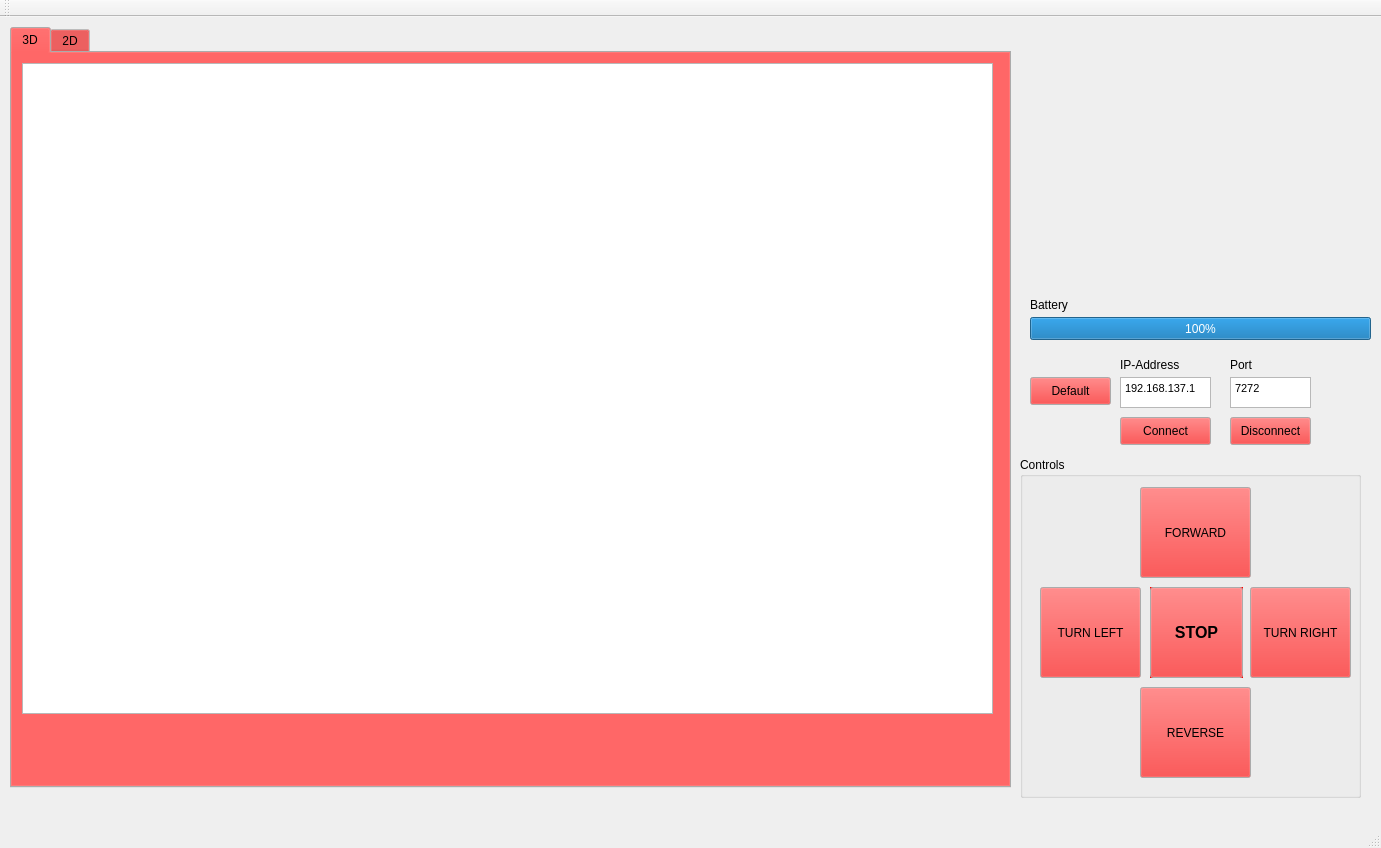
<?xml version="1.0" encoding="UTF-8"?>
<ui version="4.0">
 <class>QTClientApplicationClass</class>
 <widget class="QMainWindow" name="QTClientApplicationClass">
  <property name="geometry">
   <rect>
    <x>0</x>
    <y>0</y>
    <width>1381</width>
    <height>848</height>
   </rect>
  </property>
  <property name="palette">
   <palette>
    <active>
     <colorrole role="Button">
      <brush brushstyle="SolidPattern">
       <color alpha="255">
        <red>255</red>
        <green>0</green>
        <blue>0</blue>
       </color>
      </brush>
     </colorrole>
    </active>
    <inactive>
     <colorrole role="Button">
      <brush brushstyle="SolidPattern">
       <color alpha="255">
        <red>255</red>
        <green>0</green>
        <blue>0</blue>
       </color>
      </brush>
     </colorrole>
    </inactive>
    <disabled>
     <colorrole role="Button">
      <brush brushstyle="SolidPattern">
       <color alpha="255">
        <red>255</red>
        <green>0</green>
        <blue>0</blue>
       </color>
      </brush>
     </colorrole>
    </disabled>
   </palette>
  </property>
  <property name="windowTitle">
   <string>QTClientApplication</string>
  </property>
  <property name="autoFillBackground">
   <bool>false</bool>
  </property>
  <widget class="QWidget" name="centralWidget">
   <widget class="QPushButton" name="disconnectButton">
    <property name="geometry">
     <rect>
      <x>1230</x>
      <y>400</y>
      <width>81</width>
      <height>28</height>
     </rect>
    </property>
    <property name="text">
     <string>Disconnect</string>
    </property>
   </widget>
   <widget class="QPushButton" name="connectButton">
    <property name="geometry">
     <rect>
      <x>1120</x>
      <y>400</y>
      <width>91</width>
      <height>28</height>
     </rect>
    </property>
    <property name="text">
     <string>Connect</string>
    </property>
   </widget>
   <widget class="QTextEdit" name="ipBox">
    <property name="geometry">
     <rect>
      <x>1120</x>
      <y>360</y>
      <width>91</width>
      <height>31</height>
     </rect>
    </property>
    <property name="whatsThis">
     <string/>
    </property>
    <property name="documentTitle">
     <string/>
    </property>
    <property name="readOnly">
     <bool>false</bool>
    </property>
    <property name="html">
     <string>&lt;!DOCTYPE HTML PUBLIC &quot;-//W3C//DTD HTML 4.0//EN&quot; &quot;http://www.w3.org/TR/REC-html40/strict.dtd&quot;&gt;
&lt;html&gt;&lt;head&gt;&lt;meta name=&quot;qrichtext&quot; content=&quot;1&quot; /&gt;&lt;style type=&quot;text/css&quot;&gt;
p, li { white-space: pre-wrap; }
&lt;/style&gt;&lt;/head&gt;&lt;body style=&quot; font-family:'MS Shell Dlg 2'; font-size:7.8pt; font-weight:400; font-style:normal;&quot;&gt;
&lt;p style=&quot; margin-top:0px; margin-bottom:0px; margin-left:0px; margin-right:0px; -qt-block-indent:0; text-indent:0px;&quot;&gt;&lt;span style=&quot; font-size:8pt;&quot;&gt;192.168.137.1&lt;/span&gt;&lt;/p&gt;&lt;/body&gt;&lt;/html&gt;</string>
    </property>
    <property name="placeholderText">
     <string>192.168.137.1</string>
    </property>
   </widget>
   <widget class="QLabel" name="label">
    <property name="geometry">
     <rect>
      <x>1120</x>
      <y>340</y>
      <width>101</width>
      <height>16</height>
     </rect>
    </property>
    <property name="text">
     <string>IP-Address</string>
    </property>
   </widget>
   <widget class="QTextEdit" name="portBox">
    <property name="geometry">
     <rect>
      <x>1230</x>
      <y>360</y>
      <width>81</width>
      <height>31</height>
     </rect>
    </property>
    <property name="html">
     <string>&lt;!DOCTYPE HTML PUBLIC &quot;-//W3C//DTD HTML 4.0//EN&quot; &quot;http://www.w3.org/TR/REC-html40/strict.dtd&quot;&gt;
&lt;html&gt;&lt;head&gt;&lt;meta name=&quot;qrichtext&quot; content=&quot;1&quot; /&gt;&lt;style type=&quot;text/css&quot;&gt;
p, li { white-space: pre-wrap; }
&lt;/style&gt;&lt;/head&gt;&lt;body style=&quot; font-family:'MS Shell Dlg 2'; font-size:7.8pt; font-weight:400; font-style:normal;&quot;&gt;
&lt;p style=&quot; margin-top:0px; margin-bottom:0px; margin-left:0px; margin-right:0px; -qt-block-indent:0; text-indent:0px;&quot;&gt;&lt;span style=&quot; font-size:8pt;&quot;&gt;7272&lt;/span&gt;&lt;/p&gt;&lt;/body&gt;&lt;/html&gt;</string>
    </property>
    <property name="placeholderText">
     <string>7272</string>
    </property>
   </widget>
   <widget class="QLabel" name="label_2">
    <property name="geometry">
     <rect>
      <x>1230</x>
      <y>340</y>
      <width>91</width>
      <height>16</height>
     </rect>
    </property>
    <property name="text">
     <string>Port</string>
    </property>
   </widget>
   <widget class="QTabWidget" name="tabWidget">
    <property name="geometry">
     <rect>
      <x>10</x>
      <y>10</y>
      <width>1001</width>
      <height>761</height>
     </rect>
    </property>
    <property name="currentIndex">
     <number>0</number>
    </property>
    <widget class="QWidget" name="tab">
     <attribute name="title">
      <string>3D</string>
     </attribute>
     <widget class="QGraphicsView" name="graphicsView_3">
      <property name="geometry">
       <rect>
        <x>10</x>
        <y>10</y>
        <width>971</width>
        <height>651</height>
       </rect>
      </property>
     </widget>
    </widget>
    <widget class="QWidget" name="tab_2">
     <attribute name="title">
      <string>2D</string>
     </attribute>
     <widget class="QGraphicsView" name="graphicsView">
      <property name="geometry">
       <rect>
        <x>10</x>
        <y>10</y>
        <width>471</width>
        <height>371</height>
       </rect>
      </property>
     </widget>
     <widget class="QGraphicsView" name="graphicsView_2">
      <property name="geometry">
       <rect>
        <x>490</x>
        <y>10</y>
        <width>491</width>
        <height>371</height>
       </rect>
      </property>
     </widget>
     <widget class="QGroupBox" name="groupBox">
      <property name="geometry">
       <rect>
        <x>10</x>
        <y>400</y>
        <width>961</width>
        <height>81</height>
       </rect>
      </property>
      <property name="title">
       <string> Front Camera Sliders</string>
      </property>
      <widget class="QSlider" name="horizontalSlider">
       <property name="geometry">
        <rect>
         <x>10</x>
         <y>30</y>
         <width>451</width>
         <height>19</height>
        </rect>
       </property>
       <property name="value">
        <number>49</number>
       </property>
       <property name="orientation">
        <enum>Qt::Horizontal</enum>
       </property>
      </widget>
      <widget class="QSlider" name="horizontalSlider_2">
       <property name="geometry">
        <rect>
         <x>490</x>
         <y>30</y>
         <width>451</width>
         <height>19</height>
        </rect>
       </property>
       <property name="value">
        <number>49</number>
       </property>
       <property name="sliderPosition">
        <number>49</number>
       </property>
       <property name="orientation">
        <enum>Qt::Horizontal</enum>
       </property>
      </widget>
     </widget>
    </widget>
   </widget>
   <widget class="QLCDNumber" name="lcdNumber">
    <property name="geometry">
     <rect>
      <x>-230</x>
      <y>700</y>
      <width>64</width>
      <height>23</height>
     </rect>
    </property>
   </widget>
   <widget class="QProgressBar" name="batteryBar">
    <property name="geometry">
     <rect>
      <x>1030</x>
      <y>300</y>
      <width>341</width>
      <height>23</height>
     </rect>
    </property>
    <property name="value">
     <number>100</number>
    </property>
   </widget>
   <widget class="QLabel" name="label_3">
    <property name="geometry">
     <rect>
      <x>1030</x>
      <y>280</y>
      <width>101</width>
      <height>16</height>
     </rect>
    </property>
    <property name="text">
     <string>Battery</string>
    </property>
   </widget>
   <widget class="QPushButton" name="disconnectButton_2">
    <property name="geometry">
     <rect>
      <x>1030</x>
      <y>360</y>
      <width>81</width>
      <height>28</height>
     </rect>
    </property>
    <property name="text">
     <string>Default</string>
    </property>
   </widget>
   <widget class="QGroupBox" name="groupBox_2">
    <property name="geometry">
     <rect>
      <x>1020</x>
      <y>440</y>
      <width>341</width>
      <height>341</height>
     </rect>
    </property>
    <property name="title">
     <string>Controls</string>
    </property>
    <widget class="QPushButton" name="upButton">
     <property name="geometry">
      <rect>
       <x>120</x>
       <y>30</y>
       <width>111</width>
       <height>91</height>
      </rect>
     </property>
     <property name="text">
      <string>FORWARD</string>
     </property>
    </widget>
    <widget class="QPushButton" name="rightButton">
     <property name="geometry">
      <rect>
       <x>230</x>
       <y>130</y>
       <width>101</width>
       <height>91</height>
      </rect>
     </property>
     <property name="text">
      <string>TURN RIGHT</string>
     </property>
    </widget>
    <widget class="QPushButton" name="leftButton">
     <property name="geometry">
      <rect>
       <x>20</x>
       <y>130</y>
       <width>101</width>
       <height>91</height>
      </rect>
     </property>
     <property name="text">
      <string>TURN LEFT</string>
     </property>
    </widget>
    <widget class="QPushButton" name="stopButton">
     <property name="geometry">
      <rect>
       <x>130</x>
       <y>130</y>
       <width>93</width>
       <height>91</height>
      </rect>
     </property>
     <property name="font">
      <font>
       <pointsize>12</pointsize>
       <weight>75</weight>
       <bold>true</bold>
      </font>
     </property>
     <property name="cursor">
      <cursorShape>ArrowCursor</cursorShape>
     </property>
     <property name="autoFillBackground">
      <bool>true</bool>
     </property>
     <property name="text">
      <string>STOP</string>
     </property>
    </widget>
    <widget class="QPushButton" name="downButton">
     <property name="geometry">
      <rect>
       <x>120</x>
       <y>230</y>
       <width>111</width>
       <height>91</height>
      </rect>
     </property>
     <property name="text">
      <string>REVERSE</string>
     </property>
    </widget>
   </widget>
  </widget>
  <widget class="QMenuBar" name="menuBar">
   <property name="geometry">
    <rect>
     <x>0</x>
     <y>0</y>
     <width>1381</width>
     <height>26</height>
    </rect>
   </property>
  </widget>
  <widget class="QToolBar" name="mainToolBar">
   <attribute name="toolBarArea">
    <enum>TopToolBarArea</enum>
   </attribute>
   <attribute name="toolBarBreak">
    <bool>false</bool>
   </attribute>
  </widget>
  <widget class="QStatusBar" name="statusBar"/>
 </widget>
 <layoutdefault spacing="6" margin="11"/>
 <resources>
  <include location="qtclientapplication.qrc"/>
 </resources>
 <connections/>
</ui>
